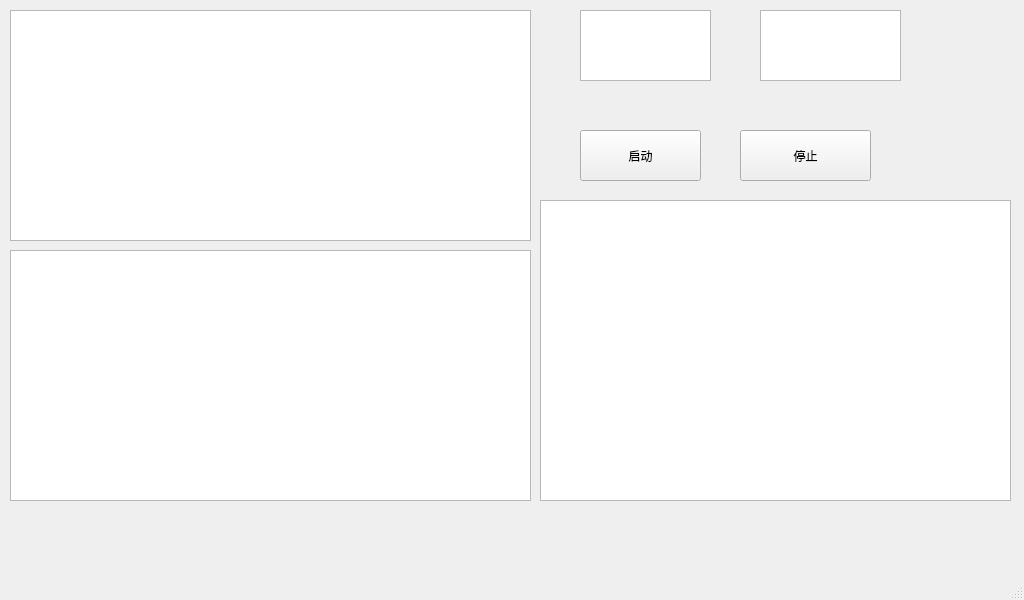
<?xml version="1.0" encoding="UTF-8"?>
<ui version="4.0">
 <class>MainWindow</class>
 <widget class="QMainWindow" name="MainWindow">
  <property name="geometry">
   <rect>
    <x>0</x>
    <y>0</y>
    <width>1024</width>
    <height>600</height>
   </rect>
  </property>
  <property name="minimumSize">
   <size>
    <width>1024</width>
    <height>600</height>
   </size>
  </property>
  <property name="windowTitle">
   <string>MainWindow</string>
  </property>
  <widget class="QWidget" name="centralwidget">
   <widget class="QPushButton" name="pushButton">
    <property name="geometry">
     <rect>
      <x>580</x>
      <y>130</y>
      <width>121</width>
      <height>51</height>
     </rect>
    </property>
    <property name="text">
     <string>启动</string>
    </property>
   </widget>
   <widget class="QTextBrowser" name="textBrowser">
    <property name="geometry">
     <rect>
      <x>580</x>
      <y>10</y>
      <width>131</width>
      <height>71</height>
     </rect>
    </property>
    <property name="font">
     <font>
      <family>Adobe Heiti Std</family>
      <pointsize>24</pointsize>
     </font>
    </property>
   </widget>
   <widget class="PlotWidget" name="graphicsView">
    <property name="geometry">
     <rect>
      <x>10</x>
      <y>10</y>
      <width>521</width>
      <height>231</height>
     </rect>
    </property>
   </widget>
   <widget class="QPushButton" name="pushButton_2">
    <property name="geometry">
     <rect>
      <x>740</x>
      <y>130</y>
      <width>131</width>
      <height>51</height>
     </rect>
    </property>
    <property name="text">
     <string>停止</string>
    </property>
   </widget>
   <widget class="PlotWidget" name="graphicsView_2">
    <property name="geometry">
     <rect>
      <x>10</x>
      <y>250</y>
      <width>521</width>
      <height>251</height>
     </rect>
    </property>
   </widget>
   <widget class="PlotWidget" name="graphicsView_3">
    <property name="geometry">
     <rect>
      <x>540</x>
      <y>200</y>
      <width>471</width>
      <height>301</height>
     </rect>
    </property>
   </widget>
   <widget class="QTextBrowser" name="textBrowser_2">
    <property name="geometry">
     <rect>
      <x>760</x>
      <y>10</y>
      <width>141</width>
      <height>71</height>
     </rect>
    </property>
    <property name="font">
     <font>
      <family>Adobe Heiti Std</family>
      <pointsize>24</pointsize>
     </font>
    </property>
   </widget>
  </widget>
  <widget class="QMenuBar" name="menubar">
   <property name="geometry">
    <rect>
     <x>0</x>
     <y>0</y>
     <width>1024</width>
     <height>23</height>
    </rect>
   </property>
  </widget>
  <widget class="QStatusBar" name="statusbar"/>
 </widget>
 <customwidgets>
  <customwidget>
   <class>PlotWidget</class>
   <extends>QGraphicsView</extends>
   <header>pyqtgraph</header>
  </customwidget>
 </customwidgets>
 <resources/>
 <connections/>
</ui>
